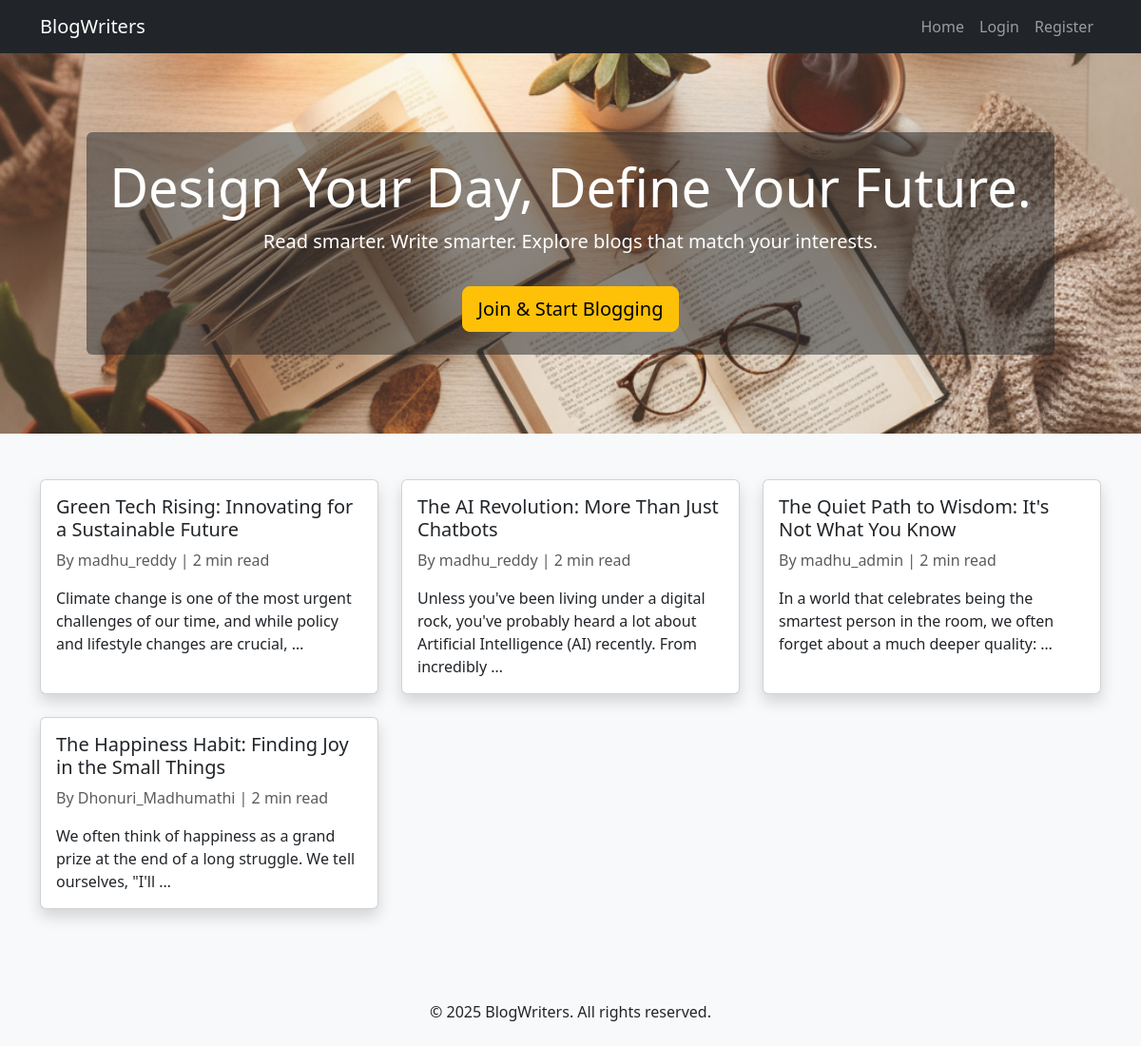
/, run on an earlier commit of the app's database.
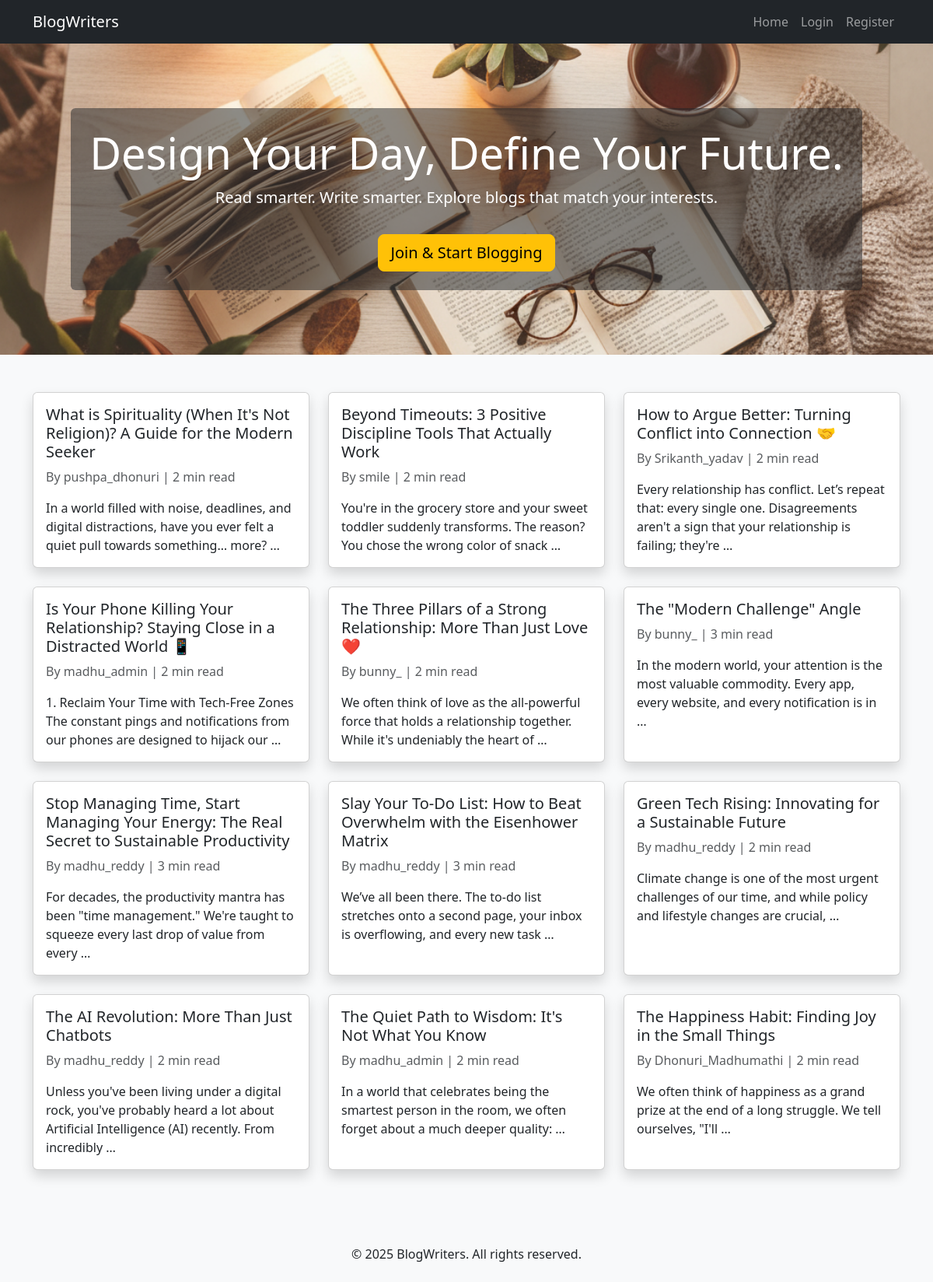
And on a later commit of the database.
### BlogWriter/models.py (models this page shows, shortened)
class BlogPost(models.Model):
    title = models.CharField(max_length=200)
    content = models.TextField()
    summary = models.TextField(blank=True, null=True)
    tags = models.ManyToManyField('Tag', related_name="posts")
    author = models.ForeignKey(User, on_delete=models.CASCADE)
    created_at = models.DateTimeField(auto_now_add=True)
    updated_at = models.DateTimeField(auto_now=True)
    def word_count(self):
        return len(self.content.split())
    def reading_time(self):
        return max(1, round(self.word_count() / 200))

### BlogWriter/views.py (the view)
# urls.py: path("", HomePage, name="HomePage"),
def HomePage(request):
    blogs = BlogPost.objects.all().order_by('-created_at')
    return render(request, "HomePage.html", {"blogs": blogs})

### templates/HomePage.html (shortened to what this page needs)
{% extends "base.html" %}
{% block content %}
<div class="row">
    {% for blog in blogs %}
    <div class="col-md-4 mb-4">
        <div class="card h-100 shadow">
            <div class="card-body">
                <a href="{% url 'BlogDetail' blog.id %}" class="text-dark text-decoration-none">
                    <h5 class="card-title">{{ blog.title }}</h5>
                </a>
                <p class="text-muted">By {{ blog.author.username }} | {{ blog.reading_time }} min read</p>
                <p class="card-text">{{ blog.content|truncatewords:20 }}</p>
            </div>
        </div>
    </div>
    {% endfor %}
</div>
{% endblock %}

### templates/base.html (shortened to what this page needs)
{% load static %}
<!DOCTYPE html>
<html lang="en">
<head>
    <link href="https://cdn.jsdelivr.net/npm/bootstrap@5.3.2/dist/css/bootstrap.min.css" rel="stylesheet">
</head>
<body class="bg-light">
<nav class="navbar navbar-expand-lg navbar-dark bg-dark">
    <div class="container">
        <a class="navbar-brand" href="{% url 'HomePage' %}">BlogWriters</a>
        <div class="collapse navbar-collapse" id="navbarNav">
            <ul class="navbar-nav ms-auto">
                <li class="nav-item"><a class="nav-link" href="{% url 'HomePage' %}">Home</a></li>
                {% if user.is_authenticated %}
                    <li class="nav-item"><a class="nav-link disabled" href="#">Hi, {{ user.username }}</a></li>
                    <li class="nav-item"><a class="nav-link" href="{% url 'MyBlogs' %}">My Blogs</a></li>
                    <li class="nav-item"><a class="nav-link" href="{% url 'logout' %}">Logout</a></li>
                {% else %}
                    <li class="nav-item"><a class="nav-link" href="{% url 'login' %}">Login</a></li>
                    <li class="nav-item"><a class="nav-link" href="{% url 'register' %}">Register</a></li>
                {% endif %}
            </ul>
        </div>
    </div>
</nav>
<section class="hero-section text-white text-center d-flex align-items-center justify-content-center"
         style="height: 400px; background: url('{% static 'BackgroundBlog.png' %}') no-repeat center center; background-size: cover;">
    <div class="bg-dark bg-opacity-50 p-4 rounded">
        <h1 class="display-4">Design Your Day, Define Your Future.</h1>
        <p class="lead">Read smarter. Write smarter. Explore blogs that match your interests.</p>
        {% if user.is_authenticated %}
            <a href="{% url 'CreateEditBlog' %}" class="btn btn-warning btn-lg mt-3">Create Your Blog</a>
        {% else %}
            <a href="{% url 'register' %}" class="btn btn-warning btn-lg mt-3">Join & Start Blogging</a>
        {% endif %}
    </div>
</section>
<div class="container my-5">
    {% block content %}
    {% endblock %}
</div>
<footer class="bg-light py-4 text-center">
    <p class="mb-0">&copy; 2025 BlogWriters. All rights reserved.</p>
</footer>
</body>
</html>

What changed in the data, as far as the page shows it:
added BlogPost: title "What is Spirituality (When It's Not Religion)? A Guide for the Modern Seeker", author.username "pushpa_dhonuri", reading_time "2", content "In a world filled with noise, deadlines, and digital distractions, have you ever felt a quiet pull towards something… more? …"
added BlogPost: title "Beyond Timeouts: 3 Positive Discipline Tools That Actually Work", author.username "smile", reading_time "2", content "You're in the grocery store and your sweet toddler suddenly transforms. The reason? You chose the wrong color of snack …"
added BlogPost: title "How to Argue Better: Turning Conflict into Connection 🤝", author.username "Srikanth_yadav", reading_time "2", content "Every relationship has conflict. Let’s repeat that: every single one. Disagreements aren't a sign that your relationship is failing; they're …"
added BlogPost: title "Is Your Phone Killing Your Relationship? Staying Close in a Distracted World 📱", author.username "madhu_admin", reading_time "2", content "1. Reclaim Your Time with Tech-Free Zones The constant pings and notifications from our phones are designed to hijack our …"
added BlogPost: title "The Three Pillars of a Strong Relationship: More Than Just Love ❤️", author.username "bunny_", reading_time "2", content "We often think of love as the all-powerful force that holds a relationship together. While it's undeniably the heart of …"
added BlogPost: title "The \"Modern Challenge\" Angle", author.username "bunny_", reading_time "3", content "In the modern world, your attention is the most valuable commodity. Every app, every website, and every notification is in …"
added BlogPost: title "Stop Managing Time, Start Managing Your Energy: The Real Secret to Sustainable Productivity", author.username "madhu_reddy", reading_time "3", content "For decades, the productivity mantra has been \"time management.\" We're taught to squeeze every last drop of value from every …"
added BlogPost: title "Slay Your To-Do List: How to Beat Overwhelm with the Eisenhower Matrix", author.username "madhu_reddy", reading_time "3", content "We’ve all been there. The to-do list stretches onto a second page, your inbox is overflowing, and every new task …"
